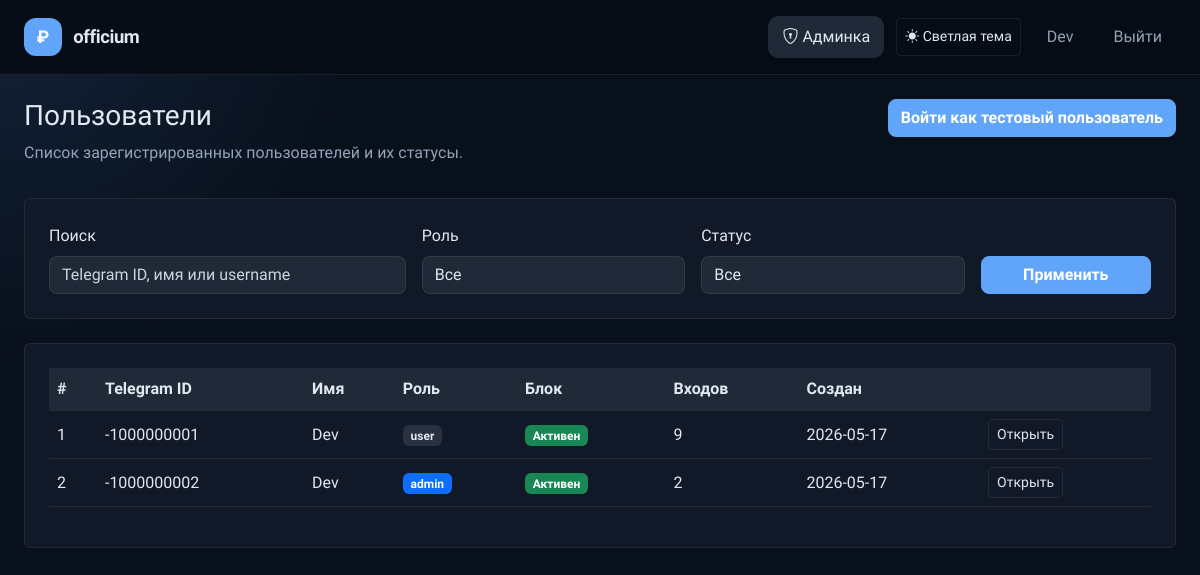
The app's page /admin/users (signed in), older data.
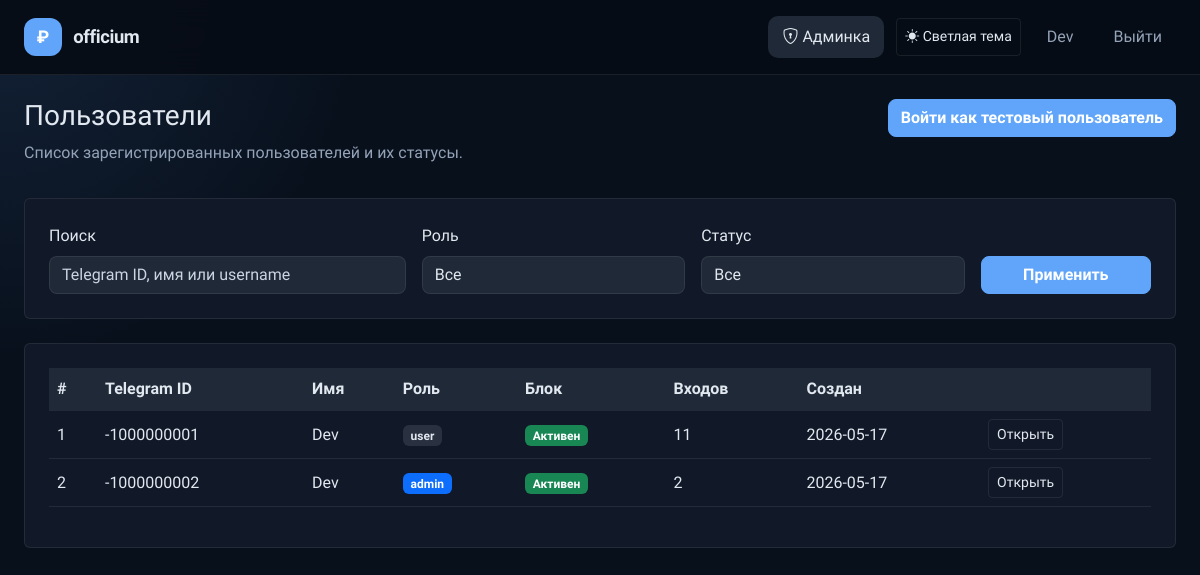
The same page, newer data.
### app/models.py (models this page shows, shortened)
class User(UserMixin, db.Model):
    __tablename__ = 'users'
    id = db.Column(db.Integer, primary_key=True)
    telegram_id = db.Column(db.BigInteger, unique=True, nullable=False)
    username = db.Column(db.String(80), nullable=True)
    first_name = db.Column(db.String(100), nullable=True)
    last_name = db.Column(db.String(100), nullable=True)
    photo_url = db.Column(db.String(255), nullable=True)
    auth_date = db.Column(db.DateTime, nullable=True)
    created_at = db.Column(db.DateTime, default=datetime.utcnow, nullable=False)
    role = db.Column(db.Enum('user', 'admin', 'superadmin'), nullable=False, default='user')
    is_blocked = db.Column(db.Boolean, default=False, nullable=False)
    last_login_ip = db.Column(db.String(100), nullable=True)
    last_user_agent = db.Column(db.Text, nullable=True)
    login_count = db.Column(db.Integer, default=0, nullable=False)
    google_id = db.Column(db.String(50), unique=True, nullable=True)
    email = db.Column(db.String(120), nullable=True, index=True)
    avatar_url = db.Column(db.String(255), nullable=True)
    debts = db.relationship('Debt', back_populates='user', lazy=True, cascade='all, delete-orphan')
    incomes = db.relationship('Income', back_populates='user', lazy=True, cascade='all, delete-orphan')
    expenses = db.relationship('Expense', back_populates='user', lazy=True, cascade='all, delete-orphan')
    activity_logs = db.relationship('ActivityLog', back_populates='user', lazy=True, cascade='all, delete-orphan')
    @property
    def is_admin(self):
        return self.role in ('admin', 'superadmin')
    @property
    def is_superadmin(self):
        return self.role == 'superadmin'

### app/routes/admin.py (the view, shortened to what this page needs)
    @app.route('/admin/users')
    @admin_required
    def admin_users():
        role_filter = request.args.get('role')
        status_filter = request.args.get('status')
        search_query = (request.args.get('q') or '').strip()
        users_query = User.query
        if role_filter in ('user', 'admin', 'superadmin'):
            users_query = users_query.filter_by(role=role_filter)
        if status_filter == 'blocked':
            users_query = users_query.filter_by(is_blocked=True)
        elif status_filter == 'active':
            users_query = users_query.filter_by(is_blocked=False)
        users = users_query.order_by(User.role.desc(), User.created_at.desc()).all()
        return render_template('admin_users.html', users=users, role_filter=role_filter, status_filter=status_filter, q=search_query)

### app/utils.py (called while the page is built)
def get_setting(key, default=None):
    try:
        setting = AppSetting.query.filter_by(key=key).first()
        return setting.value if setting else default
    except Exception:
        return default

def get_dictionary_values(dictionary_type):
    try:
        entries = DictionaryEntry.query.filter_by(dictionary_type=dictionary_type, is_active=True).order_by(DictionaryEntry.value.asc()).all()
        return [entry.value for entry in entries]
    except Exception:
        return []

def admin_required(view):
    @wraps(view)
    def wrapper(*args, **kwargs):
        if not getattr(current_user, 'is_authenticated', False) or not getattr(current_user, 'is_admin', False):
            return redirect(url_for('index'))
        return view(*args, **kwargs)
    return wrapper

### templates/admin_users.html (shortened to what this page needs)
{% extends 'base.html' %}
{% block content %}
<div class="d-flex justify-content-between align-items-start mb-3">
    <div>
        <h1 class="h3">Пользователи</h1>
        <p class="text-muted">Список зарегистрированных пользователей и их статусы.</p>
    </div>
    <form method="post" action="{{ url_for('admin_impersonate_test') }}">
        <button type="submit" class="btn btn-primary">Войти как тестовый пользователь</button>
    </form>
</div>
<div class="card p-4 mb-4">
    <form method="get" class="row g-3 align-items-end">
        <div class="col-md-4">
            <label class="form-label">Поиск</label>
            <input type="search" name="q" class="form-control" value="{{ q or '' }}" placeholder="Telegram ID, имя или username">
        </div>
        <div class="col-md-3">
            <label class="form-label">Роль</label>
            <select name="role" class="form-select">
                <option value="">Все</option>
            </select>
        </div>
        <div class="col-md-3">
            <label class="form-label">Статус</label>
            <select name="status" class="form-select">
                <option value="">Все</option>
            </select>
        </div>
        <div class="col-md-2 d-grid">
            <button type="submit" class="btn btn-primary">Применить</button>
        </div>
    </form>
</div>
<div class="card p-4">
    <div class="table-responsive">
        <table class="table table-hover align-middle">
            <thead>
                <tr>
                    <th>#</th>
                    <th>Telegram ID</th>
                    <th>Имя</th>
                    <th>Роль</th>
                    <th>Блок</th>
                    <th>Входов</th>
                    <th>Создан</th>
                    <th></th>
                </tr>
            </thead>
            <tbody>
                {% for user in users %}
                <tr>
                    <td>{{ user.id }}</td>
                    <td>{{ user.telegram_id }}</td>
                    <td>{{ user.first_name or user.username or '—' }}</td>
                    <td>
                        {% if user.role == 'superadmin' %}
                        <span class="badge bg-danger">superadmin</span>
                        {% elif user.role == 'admin' %}
                        <span class="badge bg-primary">admin</span>
                        {% else %}
                        <span class="badge bg-secondary">user</span>
                        {% endif %}
                    </td>
                    <td>{% if user.is_blocked %}<span class="badge bg-danger">Заблокирован</span>{% else %}<span class="badge bg-success">Активен</span>{% endif %}</td>
                    <td>{{ user.login_count }}</td>
                    <td>{{ user.created_at.strftime('%Y-%m-%d') if user.created_at else '—' }}</td>
                    <td>
                        <div class="btn-group" role="group">
                            <a href="{{ url_for('admin_user_detail', user_id=user.id) }}" class="btn btn-outline-primary btn-sm">Открыть</a>
                        </div>
                    </td>
                </tr>
                {% else %}
                <tr>
                    <td colspan="8" class="text-center text-muted">Нет пользователей.</td>
                </tr>
                {% endfor %}
            </tbody>
        </table>
    </div>
</div>
{% endblock %}

Row changes from the older to the newer data that the page shows:
changed User id 1: login_count "9" → "11"
